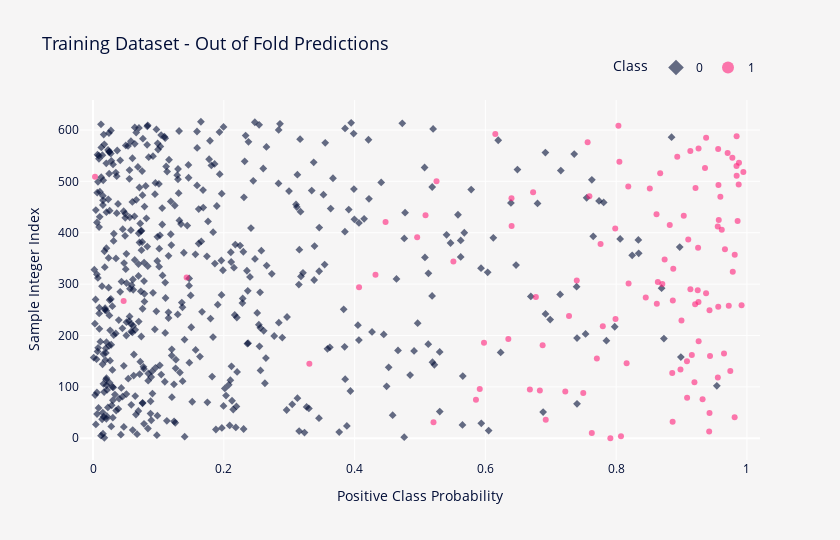

Source (notebook cell):
### Code cell
y_proba_frame = pd.DataFrame(
    {
        "Sample Integer Index": np.arange(0, len(y)),
        "Positive Class Probability": y_proba_rescaled,
        "Class": y.values.astype(str),
    },
    index=y.index,
)

fig = px.scatter(
    y_proba_frame.reset_index(),
    x="Positive Class Probability",
    y="Sample Integer Index",
    symbol="Class",
    symbol_sequence=["diamond", "circle"],
    color="Class",
    color_discrete_sequence=["#010D36", "#FF2079"],
    category_orders={"Class": ("0", "1")},
    hover_data="Id",
    opacity=0.6,
    height=540,
    width=840,
    title="Training Dataset - Out of Fold Predictions",
)
fig.update_layout(
    font_color=FONT_COLOR,
    title_font_size=18,
    plot_bgcolor=BACKGROUND_COLOR,
    paper_bgcolor=BACKGROUND_COLOR,
    legend=dict(
        orientation="h",
        yanchor="bottom",
        xanchor="right",
        y=1.05,
        x=1,
        title="Class",
        itemsizing="constant",
    ),
    xaxis_range=[-0.02, 1.02],
)
fig.update_traces(marker_size=6)
fig.show()

### Figure 1 — Plotly figure (JSON) as saved in the notebook; plotly's stock layout.template omitted (floating-point values rounded to 4 significant figures; data arrays with more than 128 entries replaced by an {"elided": "..."} marker saying what was removed)
{"data": [{"customdata": {"elided": "509x1 str values"}, "hovertemplate": "Class=0<br>Positive Class Probability=%{x}<br>Sample Integer Index=%{y}<br>Id=%{customdata[0]}<extra></extra>", "legendgroup": "0", "marker": {"color": "#010D36", "opacity": 0.6, "size": 6, "symbol": "diamond"}, "mode": "markers", "name": "0", "orientation": "v", "showlegend": true, "type": "scatter", "x": {"elided": "509 float values"}, "xaxis": "x", "y": {"elided": "509 int values"}, "yaxis": "y"}, {"customdata": [["000ff2bfdfe9"], ["044fb8a146ec"], ["06055f3f6785"], ["06c0ddf265c5"], ["0e798fd4e6e7"], ["0f5fba133cb7"], ["103f611fdfc4"], ["1136a2966ed2"], ["1360fac6a227"], ["1bac22586f27"], ["1bcdc1af3458"], ["1ce075e25399"], ["228524bde6a3"], ["245a3f44cfc0"], ["24b40510d6a2"], ["2508534155a6"], ["26c79809c5ea"], ["2cddd2d70d72"], ["2f4e5de3de9c"], ["32c1d5bdae8d"], ["34a025893d36"], ["355bdddccdbd"], ["3924089e4396"], ["3a288ec2811f"], ["3bbe922b2cdb"], ["3e2d6dca77ec"], ["3f4bfe72745d"], ["401ca61716e4"], ["41216f6cee66"], ["463035913640"], ["46fe2d3b9e7b"], ["47e4c756d4a6"], ["49b8f248a42f"], ["582ef2696f72"], ["5c63c7b71282"], ["5d694ba9aa16"], ["5fe47095520d"], ["6468478fce4c"], ["667b389f278d"], ["67122d4bce03"], ["679465bb38ba"], ["67c8bfe99f1c"], ["67d932a88814"], ["68597a95792d"], ["68729b79859b"], ["687ebf4e5d7d"], ["6a2fa7569189"], ["6ab2d09883de"], ["6f5908450956"], ["72ee3bca17f6"], ["73483f848b67"], ["7445f4eac4de"], ["7830dec4b764"], ["785a0d3c4c41"], ["79b44ed25c29"], ["7af31043202c"], ["7cb9a95a62fc"], ["7f6d8841c044"], ["8065efe77fab"], ["81015c6c3404"], ["8803ec4462c1"], ["89a5ed9b71a8"], ["8ba157c016ba"], ["8ead0a51d11c"], ["8f5b7d4621da"], ["9230d1831db3"], ["96fbcce4f0c0"], ["98102929d244"], ["9ed6b861e9f7"], ["9ef1886b810c"], ["a082f422799b"], ["a20ba8577583"], ["a22a15853970"], ["a795db8ca395"], ["a7d4dd890a1b"], ["a92580fda1c3"], ["ac38de805eff"], ["acc1f36dca1c"], ["ad8e95777bf2"], ["b9856a5d8f13"], ["ba4443b0170c"], ["bbb1066a9afd"], ["c08f5a77f267"], ["c5c8ffd0c908"], ["c5cc9b3fa0b9"], ["c5f4dc4ae7fb"], ["c7f5064f4265"], ["c809ac237df8"], ["c9f71bcf8be0"], ["cf5439add02c"], ["cf84868cd1ce"], ["d0ecfae80796"], ["d1a9f56adc4a"], ["d3ce7974230c"], ["d482356ae08f"], ["d8dae19a0df0"], ["da1a5aec1818"], ["deaf77f02382"], ["dfa4ccdd5f4a"], ["e253dc2f97c0"], ["e52a2f7ad6a5"], ["e76aa8f0f2e7"], ["e7a607afea3d"], ["ed3486389307"], ["f16b095a433f"], ["f26ee0cee841"], ["f405c0b5836f"], ["fbb79ba9d642"]], "hovertemplate": "Class=1<br>Positive Class Probability=%{x}<br>Sample Integer Index=%{y}<br>Id=%{customdata[0]}<extra></extra>", "legendgroup": "1", "marker": {"color": "#FF2079", "opacity": 0.6, "size": 6, "symbol": "circle"}, "mode": "markers", "name": "1", "orientation": "v", "showlegend": true, "type": "scatter", "x": [0.7911, 0.8074, 0.7627, 0.9423, 0.5206, 0.8864, 0.6923, 0.9812, 0.9428, 0.5856, 0.9322, 0.9085, 0.7497, 0.7222, 0.6833, 0.6681, 0.5914, 0.9197, 0.9555, 0.8858, 0.9746, 0.8984, 0.3308, 0.816, 0.9083, 0.7705, 0.9435, 0.9157, 0.9649, 0.6876, 0.5979, 0.9262, 0.6351, 0.7796, 0.8999, 0.799, 0.7279, 0.9428, 0.9561, 0.9722, 0.9918, 0.9208, 0.8622, 0.9259, 0.04672, 0.8867, 0.8453, 0.6772, 0.9375, 0.9248, 0.9135, 0.4068, 0.8706, 0.819, 0.8638, 0.7398, 0.1431, 0.4319, 0.9784, 0.8873, 0.5511, 0.8741, 0.9813, 0.9664, 0.9253, 0.7762, 0.9103, 0.4957, 0.9615, 0.7986, 0.9554, 0.6401, 0.882, 0.4473, 0.9858, 0.9569, 0.9034, 0.5085, 0.8618, 0.6399, 0.9594, 0.7591, 0.673, 0.8515, 0.9214, 0.8185, 0.9565, 0.9874, 0.5253, 0.002944, 0.9843, 0.8673, 0.9945, 0.9359, 0.9841, 0.9879, 0.805, 0.9777, 0.8935, 0.9705, 0.9135, 0.956, 0.926, 0.7564, 0.9376, 0.9842, 0.6152, 0.8035], "xaxis": "x", "y": [0, 4, 10, 13, 31, 32, 36, 41, 49, 75, 76, 79, 88, 91, 93, 95, 96, 109, 118, 127, 131, 134, 145, 146, 150, 155, 160, 162, 165, 181, 186, 189, 193, 218, 229, 232, 238, 249, 256, 258, 259, 261, 262, 265, 267, 268, 274, 275, 282, 288, 290, 294, 300, 301, 304, 307, 313, 318, 324, 330, 344, 348, 357, 368, 371, 378, 387, 391, 406, 408, 412, 413, 415, 421, 423, 425, 433, 434, 436, 467, 470, 471, 479, 486, 487, 490, 493, 494, 500, 509, 511, 516, 518, 526, 530, 536, 538, 546, 548, 555, 559, 563, 564, 576, 585, 588, 592, 608], "yaxis": "y"}], "layout": {"font": {"color": "#010D36"}, "height": 540, "legend": {"itemsizing": "constant", "orientation": "h", "title": {"text": "Class"}, "tracegroupgap": 0, "x": 1, "xanchor": "right", "y": 1.05, "yanchor": "bottom"}, "paper_bgcolor": "#F6F5F5", "plot_bgcolor": "#F6F5F5", "title": {"font": {"size": 18}, "text": "Training Dataset - Out of Fold Predictions"}, "width": 840, "xaxis": {"anchor": "y", "domain": [0, 1], "range": [-0.02, 1.02], "title": {"text": "Positive Class Probability"}}, "yaxis": {"anchor": "x", "domain": [0, 1], "title": {"text": "Sample Integer Index"}}}}
